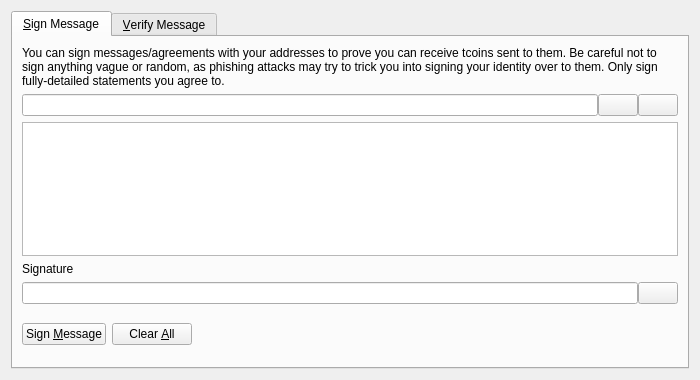
<?xml version="1.0" encoding="UTF-8"?>
<ui version="4.0">
 <class>SignVerifyMessageDialog</class>
 <widget class="QDialog" name="SignVerifyMessageDialog">
  <property name="geometry">
   <rect>
    <x>0</x>
    <y>0</y>
    <width>700</width>
    <height>380</height>
   </rect>
  </property>
  <property name="windowTitle">
   <string>Signatures - Sign / Verify a Message</string>
  </property>
  <property name="modal">
   <bool>true</bool>
  </property>
  <layout class="QVBoxLayout" name="verticalLayout">
   <item>
    <widget class="QTabWidget" name="tabWidget">
     <property name="currentIndex">
      <number>0</number>
     </property>
     <widget class="QWidget" name="tabSignMessage">
      <attribute name="title">
       <string>&amp;Sign Message</string>
      </attribute>
      <layout class="QVBoxLayout" name="verticalLayout_SM">
       <item>
        <widget class="QLabel" name="infoLabel_SM">
         <property name="text">
          <string>You can sign messages/agreements with your addresses to prove you can receive tcoins sent to them. Be careful not to sign anything vague or random, as phishing attacks may try to trick you into signing your identity over to them. Only sign fully-detailed statements you agree to.</string>
         </property>
         <property name="textFormat">
          <enum>Qt::PlainText</enum>
         </property>
         <property name="wordWrap">
          <bool>true</bool>
         </property>
        </widget>
       </item>
       <item>
        <layout class="QHBoxLayout" name="horizontalLayout_1_SM">
         <property name="spacing">
          <number>0</number>
         </property>
         <item>
          <widget class="QValidatedLineEdit" name="addressIn_SM">
           <property name="toolTip">
            <string>The Tcoin address to sign the message with</string>
           </property>
          </widget>
         </item>
         <item>
          <widget class="QPushButton" name="addressBookButton_SM">
           <property name="toolTip">
            <string>Choose previously used address</string>
           </property>
           <property name="text">
            <string/>
           </property>
           <property name="icon">
            <iconset resource="../tcoin.qrc">
             <normaloff>:/icons/address-book</normaloff>:/icons/address-book</iconset>
           </property>
           <property name="shortcut">
            <string>Alt+A</string>
           </property>
           <property name="autoDefault">
            <bool>false</bool>
           </property>
          </widget>
         </item>
         <item>
          <widget class="QPushButton" name="pasteButton_SM">
           <property name="toolTip">
            <string>Paste address from clipboard</string>
           </property>
           <property name="text">
            <string/>
           </property>
           <property name="icon">
            <iconset resource="../tcoin.qrc">
             <normaloff>:/icons/editpaste</normaloff>:/icons/editpaste</iconset>
           </property>
           <property name="shortcut">
            <string>Alt+P</string>
           </property>
           <property name="autoDefault">
            <bool>false</bool>
           </property>
          </widget>
         </item>
        </layout>
       </item>
       <item>
        <widget class="QPlainTextEdit" name="messageIn_SM">
         <property name="toolTip">
          <string>Enter the message you want to sign here</string>
         </property>
        </widget>
       </item>
       <item>
        <widget class="QLabel" name="signatureLabel_SM">
         <property name="text">
          <string>Signature</string>
         </property>
         <property name="textFormat">
          <enum>Qt::PlainText</enum>
         </property>
        </widget>
       </item>
       <item>
        <layout class="QHBoxLayout" name="horizontalLayout_2_SM">
         <property name="spacing">
          <number>0</number>
         </property>
         <item>
          <widget class="QLineEdit" name="signatureOut_SM">
           <property name="font">
            <font>
             <italic>true</italic>
            </font>
           </property>
           <property name="readOnly">
            <bool>true</bool>
           </property>
          </widget>
         </item>
         <item>
          <widget class="QPushButton" name="copySignatureButton_SM">
           <property name="toolTip">
            <string>Copy the current signature to the system clipboard</string>
           </property>
           <property name="text">
            <string/>
           </property>
           <property name="icon">
            <iconset resource="../tcoin.qrc">
             <normaloff>:/icons/editcopy</normaloff>:/icons/editcopy</iconset>
           </property>
           <property name="autoDefault">
            <bool>false</bool>
           </property>
          </widget>
         </item>
        </layout>
       </item>
       <item>
        <layout class="QHBoxLayout" name="horizontalLayout_3_SM">
         <item>
          <widget class="QPushButton" name="signMessageButton_SM">
           <property name="toolTip">
            <string>Sign the message to prove you own this Tcoin address</string>
           </property>
           <property name="text">
            <string>Sign &amp;Message</string>
           </property>
           <property name="icon">
            <iconset resource="../tcoin.qrc">
             <normaloff>:/icons/edit</normaloff>:/icons/edit</iconset>
           </property>
           <property name="autoDefault">
            <bool>false</bool>
           </property>
          </widget>
         </item>
         <item>
          <widget class="QPushButton" name="clearButton_SM">
           <property name="toolTip">
            <string>Reset all sign message fields</string>
           </property>
           <property name="text">
            <string>Clear &amp;All</string>
           </property>
           <property name="icon">
            <iconset resource="../tcoin.qrc">
             <normaloff>:/icons/remove</normaloff>:/icons/remove</iconset>
           </property>
           <property name="autoDefault">
            <bool>false</bool>
           </property>
          </widget>
         </item>
         <item>
          <spacer name="horizontalSpacer_1_SM">
           <property name="orientation">
            <enum>Qt::Horizontal</enum>
           </property>
           <property name="sizeHint" stdset="0">
            <size>
             <width>40</width>
             <height>48</height>
            </size>
           </property>
          </spacer>
         </item>
         <item>
          <widget class="QLabel" name="statusLabel_SM">
           <property name="font">
            <font>
             <weight>75</weight>
             <bold>true</bold>
            </font>
           </property>
           <property name="text">
            <string/>
           </property>
           <property name="wordWrap">
            <bool>true</bool>
           </property>
          </widget>
         </item>
         <item>
          <spacer name="horizontalSpacer_2_SM">
           <property name="orientation">
            <enum>Qt::Horizontal</enum>
           </property>
           <property name="sizeHint" stdset="0">
            <size>
             <width>40</width>
             <height>48</height>
            </size>
           </property>
          </spacer>
         </item>
        </layout>
       </item>
      </layout>
     </widget>
     <widget class="QWidget" name="tabVerifyMessage">
      <attribute name="title">
       <string>&amp;Verify Message</string>
      </attribute>
      <layout class="QVBoxLayout" name="verticalLayout_VM">
       <item>
        <widget class="QLabel" name="infoLabel_VM">
         <property name="text">
          <string>Enter the receiver's address, message (ensure you copy line breaks, spaces, tabs, etc. exactly) and signature below to verify the message. Be careful not to read more into the signature than what is in the signed message itself, to avoid being tricked by a man-in-the-middle attack. Note that this only proves the signing party receives with the address, it cannot prove sendership of any transaction!</string>
         </property>
         <property name="textFormat">
          <enum>Qt::PlainText</enum>
         </property>
         <property name="alignment">
          <set>Qt::AlignLeading|Qt::AlignLeft|Qt::AlignTop</set>
         </property>
         <property name="wordWrap">
          <bool>true</bool>
         </property>
        </widget>
       </item>
       <item>
        <layout class="QHBoxLayout" name="horizontalLayout_1_VM">
         <property name="spacing">
          <number>0</number>
         </property>
         <item>
          <widget class="QValidatedLineEdit" name="addressIn_VM">
           <property name="toolTip">
            <string>The Tcoin address the message was signed with</string>
           </property>
          </widget>
         </item>
         <item>
          <widget class="QPushButton" name="addressBookButton_VM">
           <property name="toolTip">
            <string>Choose previously used address</string>
           </property>
           <property name="text">
            <string/>
           </property>
           <property name="icon">
            <iconset resource="../tcoin.qrc">
             <normaloff>:/icons/address-book</normaloff>:/icons/address-book</iconset>
           </property>
           <property name="shortcut">
            <string>Alt+A</string>
           </property>
           <property name="autoDefault">
            <bool>false</bool>
           </property>
          </widget>
         </item>
        </layout>
       </item>
       <item>
        <widget class="QPlainTextEdit" name="messageIn_VM"/>
       </item>
       <item>
        <widget class="QValidatedLineEdit" name="signatureIn_VM"/>
       </item>
       <item>
        <layout class="QHBoxLayout" name="horizontalLayout_2_VM">
         <item>
          <widget class="QPushButton" name="verifyMessageButton_VM">
           <property name="toolTip">
            <string>Verify the message to ensure it was signed with the specified Tcoin address</string>
           </property>
           <property name="text">
            <string>Verify &amp;Message</string>
           </property>
           <property name="icon">
            <iconset resource="../tcoin.qrc">
             <normaloff>:/icons/transaction_0</normaloff>:/icons/transaction_0</iconset>
           </property>
           <property name="autoDefault">
            <bool>false</bool>
           </property>
          </widget>
         </item>
         <item>
          <widget class="QPushButton" name="clearButton_VM">
           <property name="toolTip">
            <string>Reset all verify message fields</string>
           </property>
           <property name="text">
            <string>Clear &amp;All</string>
           </property>
           <property name="icon">
            <iconset resource="../tcoin.qrc">
             <normaloff>:/icons/remove</normaloff>:/icons/remove</iconset>
           </property>
           <property name="autoDefault">
            <bool>false</bool>
           </property>
          </widget>
         </item>
         <item>
          <spacer name="horizontalSpacer_1_VM">
           <property name="orientation">
            <enum>Qt::Horizontal</enum>
           </property>
           <property name="sizeHint" stdset="0">
            <size>
             <width>40</width>
             <height>48</height>
            </size>
           </property>
          </spacer>
         </item>
         <item>
          <widget class="QLabel" name="statusLabel_VM">
           <property name="font">
            <font>
             <weight>75</weight>
             <bold>true</bold>
            </font>
           </property>
           <property name="text">
            <string/>
           </property>
           <property name="wordWrap">
            <bool>true</bool>
           </property>
          </widget>
         </item>
         <item>
          <spacer name="horizontalSpacer_2_VM">
           <property name="orientation">
            <enum>Qt::Horizontal</enum>
           </property>
           <property name="sizeHint" stdset="0">
            <size>
             <width>40</width>
             <height>48</height>
            </size>
           </property>
          </spacer>
         </item>
        </layout>
       </item>
      </layout>
     </widget>
    </widget>
   </item>
  </layout>
 </widget>
 <customwidgets>
  <customwidget>
   <class>QValidatedLineEdit</class>
   <extends>QLineEdit</extends>
   <header>qvalidatedlineedit.h</header>
  </customwidget>
 </customwidgets>
 <resources>
  <include location="../tcoin.qrc"/>
 </resources>
 <connections/>
</ui>
